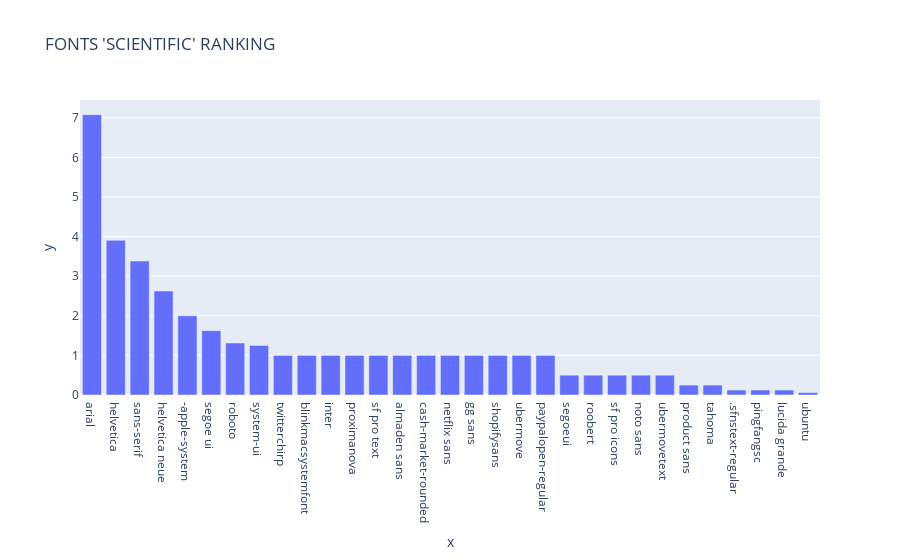

The notebook cell this image was saved under:
### Markdown cell above
# ploty visualizations

### Code cell
# ranking bar
import plotly.express as px
import pandas as pd

fig = px.bar(x=ranking_df['font'], y=ranking_df['ranking'], title="FONTS 'SCIENTIFIC' RANKING")

# fig = px.bar(x=ranking_df['font'][:10], y=ranking_df['ranking'][:10], title="TOP 10 FONTS") # top 10 fonts

# showing the plot
fig.show()

### Figure 1 — Plotly figure (JSON) as saved in the notebook; plotly's stock layout.template omitted (floating-point values rounded to 4 significant figures)
{"data": [{"alignmentgroup": "True", "hovertemplate": "x=%{x}<br>y=%{y}<extra></extra>", "legendgroup": "", "marker": {"color": "#636efa", "pattern": {"shape": ""}}, "name": "", "offsetgroup": "", "orientation": "v", "showlegend": false, "textposition": "auto", "type": "bar", "x": ["arial", "helvetica", "sans-serif", "helvetica neue", "-apple-system", "segoe ui", "roboto", "system-ui", "twitterchirp", "blinkmacsystemfont", "inter", "proximanova", "sf pro text", "almaden sans", "cash-market-rounded", "netflix sans", "gg sans", "shopifysans", "ubermove", "paypalopen-regular", "segoeui", "roobert", "sf pro icons", "noto sans", "ubermovetext", "product sans", "tahoma", ".sfnstext-regular", "pingfangsc", "lucida grande", "ubuntu"], "xaxis": "x", "y": [7.078, 3.906, 3.383, 2.625, 2, 1.625, 1.312, 1.25, 1, 1, 1, 1, 1, 1, 1, 1, 1, 1, 1, 1, 0.5, 0.5, 0.5, 0.5, 0.5, 0.25, 0.25, 0.125, 0.125, 0.125, 0.0625], "yaxis": "y"}], "layout": {"barmode": "relative", "legend": {"tracegroupgap": 0}, "title": {"text": "FONTS 'SCIENTIFIC' RANKING"}, "xaxis": {"anchor": "y", "domain": [0, 1], "title": {"text": "x"}}, "yaxis": {"anchor": "x", "domain": [0, 1], "title": {"text": "y"}}}}
